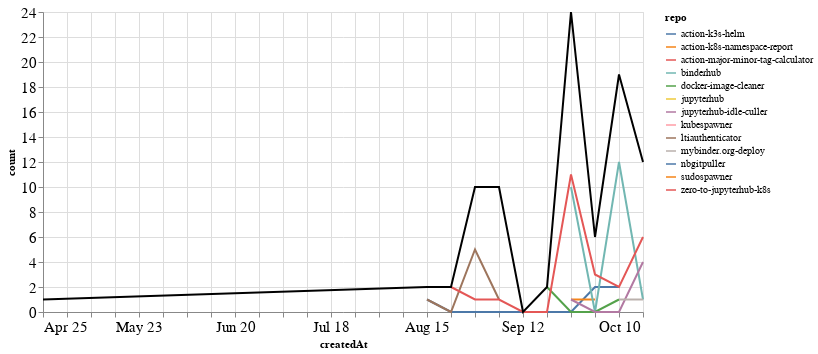

The cell this chart's notebook holds for it:
### Markdown cell above
### PRs

### Code cell
prs_time = prs.groupby('repo').resample('W', on='createdAt').count()['author'].reset_index()
prs_time = prs_time.rename(columns={'author': 'count'})
prs_time_total = prs_time.groupby('createdAt').agg({"count": "sum"}).reset_index()

ch1 = alt.Chart(prs_time, width=600).mark_line().encode(
    x='createdAt',
    y='count',
    color='repo',
    tooltip="repo"
)

ch2 = alt.Chart(prs_time_total, width=600).mark_line(color="black").encode(
    x='createdAt',
    y='count',
)

ch1 + ch2

### Figure 1 — Vega-Lite specification as saved in the notebook (floating-point values rounded to 4 significant figures)
{"config": {"axisLeft": {"labelFontSize": 15}, "axisBottom": {"labelFontSize": 15}}, "layer": [{"data": {"name": "data-f2e1206d1aa654a8e0979e538b7572b0"}, "mark": "line", "encoding": {"color": {"type": "nominal", "field": "repo"}, "tooltip": {"type": "nominal", "field": "repo"}, "x": {"type": "temporal", "field": "createdAt"}, "y": {"type": "quantitative", "field": "count"}}, "width": 600}, {"data": {"name": "data-26f6ab2d1ab341f11dbb1efdb0666b72"}, "mark": {"type": "line", "color": "black"}, "encoding": {"x": {"type": "temporal", "field": "createdAt"}, "y": {"type": "quantitative", "field": "count"}}, "width": 600}], "$schema": "https://vega.github.io/schema/vega-lite/v4.8.1.json", "datasets": {"data-f2e1206d1aa654a8e0979e538b7572b0": [{"repo": "action-k3s-helm", "createdAt": "2021-08-15T00:00:00", "count": 1}, {"repo": "action-k3s-helm", "createdAt": "2021-08-22T00:00:00", "count": 0}, {"repo": "action-k3s-helm", "createdAt": "2021-08-29T00:00:00", "count": 0}, {"repo": "action-k3s-helm", "createdAt": "2021-09-05T00:00:00", "count": 0}, {"repo": "action-k3s-helm", "createdAt": "2021-09-12T00:00:00", "count": 0}, {"repo": "action-k3s-helm", "createdAt": "2021-09-19T00:00:00", "count": 0}, {"repo": "action-k3s-helm", "createdAt": "2021-09-26T00:00:00", "count": 0}, {"repo": "action-k3s-helm", "createdAt": "2021-10-03T00:00:00", "count": 2}, {"repo": "action-k3s-helm", "createdAt": "2021-10-10T00:00:00", "count": 2}, {"repo": "action-k8s-namespace-report", "createdAt": "2021-09-26T00:00:00", "count": 1}, {"repo": "action-k8s-namespace-report", "createdAt": "2021-10-03T00:00:00", "count": 1}, {"repo": "action-major-minor-tag-calculator", "createdAt": "2021-09-26T00:00:00", "count": 1}, {"repo": "binderhub", "createdAt": "2021-09-26T00:00:00", "count": 10}, {"repo": "binderhub", "createdAt": "2021-10-03T00:00:00", "count": 0}, {"repo": "binderhub", "createdAt": "2021-10-10T00:00:00", "count": 12}, {"repo": "binderhub", "createdAt": "2021-10-17T00:00:00", "count": 1}, {"repo": "docker-image-cleaner", "createdAt": "2021-09-19T00:00:00", "count": 2}, {"repo": "docker-image-cleaner", "createdAt": "2021-09-26T00:00:00", "count": 0}, {"repo": "docker-image-cleaner", "createdAt": "2021-10-03T00:00:00", "count": 0}, {"repo": "docker-image-cleaner", "createdAt": "2021-10-10T00:00:00", "count": 1}, {"repo": "jupyterhub", "createdAt": "2021-08-29T00:00:00", "count": 4}, {"repo": "jupyterhub-idle-culler", "createdAt": "2021-09-26T00:00:00", "count": 1}, {"repo": "jupyterhub-idle-culler", "createdAt": "2021-10-03T00:00:00", "count": 0}, {"repo": "jupyterhub-idle-culler", "createdAt": "2021-10-10T00:00:00", "count": 0}, {"repo": "jupyterhub-idle-culler", "createdAt": "2021-10-17T00:00:00", "count": 4}, {"repo": "kubespawner", "createdAt": "2021-10-10T00:00:00", "count": 1}, {"repo": "ltiauthenticator", "createdAt": "2021-08-15T00:00:00", "count": 1}, {"repo": "ltiauthenticator", "createdAt": "2021-08-22T00:00:00", "count": 0}, {"repo": "ltiauthenticator", "createdAt": "2021-08-29T00:00:00", "count": 5}, {"repo": "ltiauthenticator", "createdAt": "2021-09-05T00:00:00", "count": 1}, {"repo": "mybinder.org-deploy", "createdAt": "2021-10-10T00:00:00", "count": 1}, {"repo": "mybinder.org-deploy", "createdAt": "2021-10-17T00:00:00", "count": 1}, {"repo": "nbgitpuller", "createdAt": "2021-09-05T00:00:00", "count": 8}, {"repo": "sudospawner", "createdAt": "2021-04-25T00:00:00", "count": 1}, {"repo": "zero-to-jupyterhub-k8s", "createdAt": "2021-08-22T00:00:00", "count": 2}, {"repo": "zero-to-jupyterhub-k8s", "createdAt": "2021-08-29T00:00:00", "count": 1}, {"repo": "zero-to-jupyterhub-k8s", "createdAt": "2021-09-05T00:00:00", "count": 1}, {"repo": "zero-to-jupyterhub-k8s", "createdAt": "2021-09-12T00:00:00", "count": 0}, {"repo": "zero-to-jupyterhub-k8s", "createdAt": "2021-09-19T00:00:00", "count": 0}, {"repo": "zero-to-jupyterhub-k8s", "createdAt": "2021-09-26T00:00:00", "count": 11}, {"repo": "zero-to-jupyterhub-k8s", "createdAt": "2021-10-03T00:00:00", "count": 3}, {"repo": "zero-to-jupyterhub-k8s", "createdAt": "2021-10-10T00:00:00", "count": 2}, {"repo": "zero-to-jupyterhub-k8s", "createdAt": "2021-10-17T00:00:00", "count": 6}], "data-26f6ab2d1ab341f11dbb1efdb0666b72": [{"createdAt": "2021-04-25T00:00:00", "count": 1}, {"createdAt": "2021-08-15T00:00:00", "count": 2}, {"createdAt": "2021-08-22T00:00:00", "count": 2}, {"createdAt": "2021-08-29T00:00:00", "count": 10}, {"createdAt": "2021-09-05T00:00:00", "count": 10}, {"createdAt": "2021-09-12T00:00:00", "count": 0}, {"createdAt": "2021-09-19T00:00:00", "count": 2}, {"createdAt": "2021-09-26T00:00:00", "count": 24}, {"createdAt": "2021-10-03T00:00:00", "count": 6}, {"createdAt": "2021-10-10T00:00:00", "count": 19}, {"createdAt": "2021-10-17T00:00:00", "count": 12}]}}
